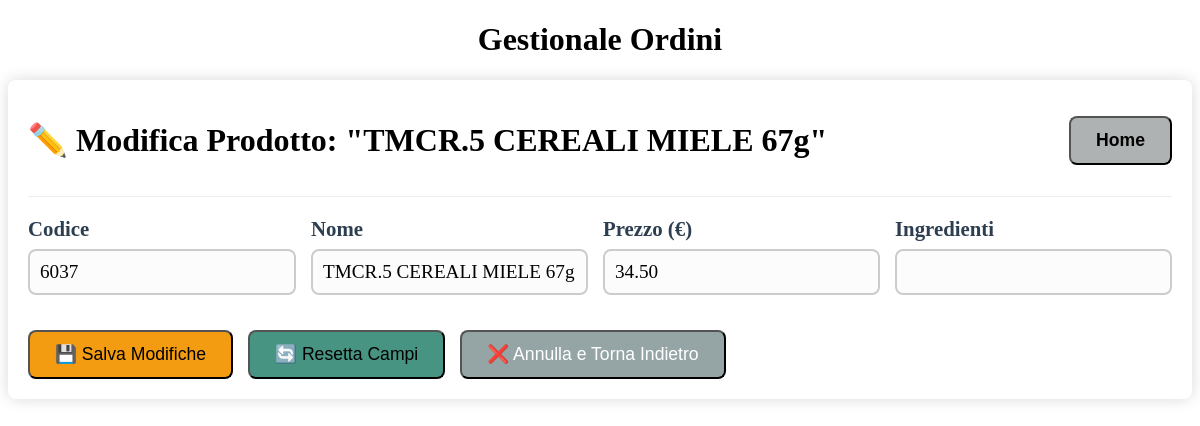
Page /prodotti/modifica/1 on the committed database.
### models.py (models this page shows)
class Prodotto(db.Model):
    id = db.Column(db.Integer, primary_key=True)
    codice = db.Column(db.String(30), unique=True, nullable=False)
    nome = db.Column(db.String(150), nullable=False)
    ingredienti = db.Column(db.Text, nullable=True)
    prezzo = db.Column(db.Float, default=0.0)
    attivo = db.Column(db.Boolean, default=True, nullable=False)
    dettagli = db.relationship('DettaglioOrdine', backref='prodotto', lazy=True)

### app.py (the view, shortened to what this page needs)
@app.route('/prodotti/modifica/<int:id_prodotto>', methods=['GET', 'POST'])
def modifica_prodotto(id_prodotto):
    try:
        prodotto = Prodotto.query.get_or_404(id_prodotto)
        next_page = request.args.get('next')
        return render_template('modifica_prodotto.html', prodotto=prodotto, next_page=next_page)
    except Exception as e:
        app.logger.error(f"Errore MODIFICA PRODOTTO id {id_prodotto}: {e}")
        return f"Errore interno: {e}", 500

### templates/modifica_prodotto.html (shortened to what this page needs)
{% extends 'base.html' %}
{% block content %}
<div class="card header-card">
    <div class="page-header">
        <h1>✏️ Modifica Prodotto: "{{ prodotto.nome }}"</h1>
        <button class="btn-home"
            data-url="{{ url_for('home') }}"
            onclick="window.location.href=this.dataset.url">
            Home
        </button>
    </div>
    <form method="POST" class="form-row">
        <div class="form-group">
            <label>Codice</label>
            <input type="number" name="codice" value="{{ prodotto.codice }}" placeholder="{{ prodotto.codice }}" min="1" step="1" required>
        </div>
        <div class="form-group flex-grow-2">
            <label>Nome</label>
            <input type="text" name="nome" value="{{ prodotto.nome }}" placeholder="{{ prodotto.nome }}" required>
        </div>
        <div class="form-group flex-grow-2">
            <label>Prezzo (€)</label>
            <input type="number" name="prezzo" value="{{ '%.2f'|format(prodotto.prezzo) }}" step="0.01" min="0">
        </div>
        <div class="form-group flex-grow-2">
            <label>Ingredienti</label>
            <input type="text" name="ingredienti" value="{{ prodotto.ingredienti }}">
        </div>
        <div class="form-group flex-full btn-row">
            <button type="button" class="btn-save" onclick="confermaModifica(this)">
                💾 Salva Modifiche
            </button>
            <button type="button" class="btn-reset" onclick="confermaReset(this)">
                🔄 Resetta Campi
            </button>
            {% if next_page == 'crea_ordine' %}
            <button type="button"
                class="btn-cancel"
                data-url="{{ url_for('crea_ordine') }}"
                onclick="confermaAnnulla(event, this.dataset.url)">
                ❌ Annulla e Torna all'Ordine
            </button>
            {% else %}
            <button type="button"
                class="btn-cancel"
                data-url="{{ url_for('gestione_prodotti') }}"
                onclick="confermaAnnulla(event, this.dataset.url)">
                ❌ Annulla e Torna Indietro
            </button>
            {% endif %}
        </div>
    </form>
</div>
{% endblock %}

### static/css/style.css (style rules this page uses)
.btn-home { text-decoration: none !important; color: black !important; padding: 12px 25px !important; background-color: #aeb2b3; font-size: 1.2rem !important; border-radius: 8px; overflow: hidden; cursor: pointer; font-weight: 600; }
.card { background: white; padding: 20px; border-radius: 8px; box-shadow: 0 0 15px rgba(0,0,0,0.15) !important; margin-bottom: 20px; }
.form-row { display: flex; gap: 15px; flex-wrap: wrap; align-items: flex-end; }
.form-group { display: flex; flex-direction: column; min-width: 150px; }
label { font-weight: bold; font-size: 0.9rem; color: #2c3e50; margin-bottom: 5px; }
input[type="text"], input[type="number"], input[type="date"], select, textarea { padding: 10px; border: 1px solid #ccc; border-radius: 5px; font-size: 1rem; font-family: inherit; }
.card label { font-size: 1.3rem !important; margin-bottom: 8px; color: #2c3e50; }
.card input[type="text"], .card input[type="number"], .card textarea { font-size: 1.2rem !important; border: 2px solid #ccc !important; border-radius: 8px !important; background-color: #fcfcfc; }
.card button, .card a.btn-home { font-size: 1.1rem !important; padding: 12px 25px !important; }
.page-header { display: flex; justify-content: space-between; align-items: center; margin-bottom: 20px; }
.flex-grow-2 { flex: 2; }
.header-card .page-header { margin-bottom: 20px; border-bottom: 1px solid #eee; padding-bottom: 15px; }
.flex-full { width: 100%; flex: 100%; }
.btn-row { margin-top: 20px; flex-direction: row; gap: 15px; align-items: center; }
.btn-save { background-color: #f39c12 !important; cursor: pointer; border-radius: 8px; }
.btn-reset { background-color: #479483 !important; cursor: pointer; border-radius: 8px; }
.btn-cancel { background-color: #95a5a6 !important; font-size: 1.1rem !important; padding: 12px 25px !important; border-radius: 8px !important; text-decoration: none; color: white; cursor: pointer; display: inline-block; }

### rows in the picture
Prodotto: nome "TMCR.5 CEREALI MIELE 67g", codice "6037", prezzo "34.50"
